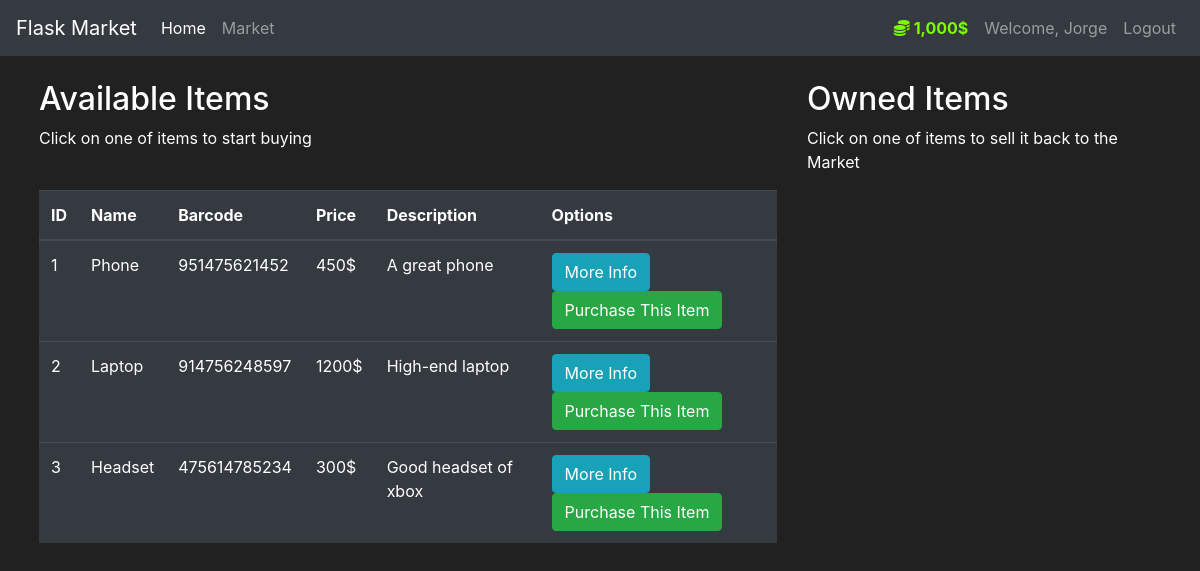
/market (signed in), run on an earlier commit of the app's database.
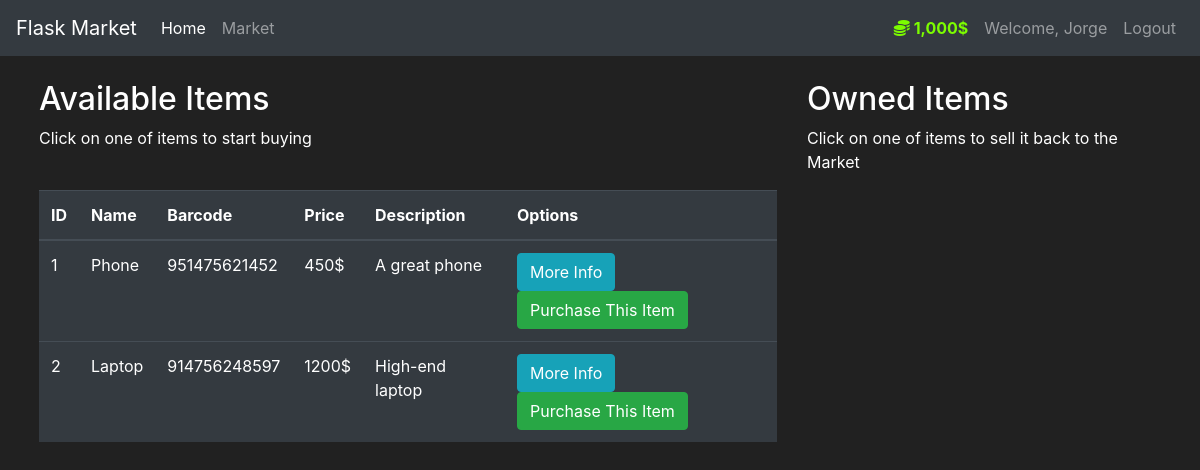
And on a later commit of the database.
### market/models.py (models this page shows, shortened)
class User(db.Model, UserMixin):
    id = db.Column(db.Integer(), primary_key=True)
    username = db.Column(db.String(length=30), nullable=False, unique=True)
    email = db.Column(db.String(length=50), nullable=False, unique=True)
    password_hash = db.Column(db.String(length=60), nullable=False)
    budget = db.Column(db.Integer(), nullable=False, default=1000)
    items = db.relationship("Item", backref='owned_user', lazy=True)
    @property
    def password(self):
        return self.password_hash
    @property
    def prettier_budget(self):
        if len(str(self.budget)) >= 4:
            return f"{str(self.budget)[:-3]},{str(self.budget)[-3:]}$"
        else:
            return f"{self.budget}$"

class Item(db.Model):
    id = db.Column(db.Integer(), primary_key=True)
    name = db.Column(db.String(length=100), nullable=False, unique=True)
    barcode = db.Column(db.String(length=12), nullable=False, unique=True)
    price = db.Column(db.Integer(), nullable=False)
    description = db.Column(db.String(length=1000), nullable=False, unique=True)
    owner = db.Column(db.Integer(), db.ForeignKey("user.id"))

### market/routes.py (the view)
@app.route('/market', methods=["GET", "POST"])
@login_required
def market_page():
    purchase_item_form = PurchaseItemForm()
    sell_item_form = SellItemForm()
    if request.method == "POST":
        p_item_name = request.form.get('purchased_item')
        p_item = Item.query.filter_by(name=p_item_name).first()
        if p_item:
            if current_user.can_purchase(p_item):
                p_item.assign_ownership(current_user)
                flash(f"Item Purchased Successfully!", category="success")
            else:
                flash(f"Budget too low!", category="danger")
        s_item_name = request.form.get('sold_item')
        s_item = Item.query.filter_by(name=s_item_name).first()
        if s_item:
            if current_user.can_sell(s_item):
                s_item.unassign_ownership(current_user)
                flash(f"Item Sold Successfully!", category="success")
            else:
                flash(f"You don't own this item!", category="danger")
        return redirect(url_for("market_page"))
    elif request.method == "GET":
        items = Item.query.all()
        owned_items = Item.query.filter_by(owner=current_user.id)
        return render_template("market.html", head_title="Market Page", items=items,
                               purchase_item_form=purchase_item_form,
                               sell_item_form=sell_item_form,
                               owned_items=owned_items)

### market/models.py (called while the page is built)
@login_manager.user_loader
def load_user(user_id):
    return User.query.get(int(user_id))

### market/templates/market.html (shortened to what this page needs)
{% extends "base.html" %}
{% block body %}
    <div class="row m-4">
        <div class="col-8" >
            <h2> Available Items</h2>
            <p> Click on one of items to start buying</p>
            <br>
            <table class="table table-hover table-dark">
                <thead>
                    <tr>
                        <th scope="col"> ID</th>
                        <th scope="col"> Name</th>
                        <th scope="col"> Barcode</th>
                        <th scope="col"> Price</th>
                        <th scope="col"> Description</th>
                        <th scope="col"> Options</th>
                    </tr>
                </thead>
                <tbody>
                    {% for item in items %}
                        {% if item.owner is none %}
                            <tr>
                                <td>{{ item.id }}</td>
                                <td>{{ item.name }}</td>
                                <td>{{ item.barcode }}</td>
                                <td>{{ item.price }}$</td>
                                <td>{{ item.description }}</td>
                                <td>
                                    <button class="btn btn-outline btn-info" data-toggle="modal" data-target="#Modal-MoreInfo-{{ item.id }}"> More Info </button>
                                    <button class="btn btn-outline btn-success" data-toggle="modal" data-target="#Modal-PurchaseConfirm-{{ item.id }}"> Purchase This Item </button>
                                </td>
                            </tr>
                        {% endif %}
                    {% endfor %}
                </tbody>
            </table>
        </div>
        <div class="col-4">
            <h2> Owned Items</h2>
            <p> Click on one of items to sell it back to the Market</p>
            <br>
        </div>
    </div>
{% endblock %}

### market/templates/base.html (shortened to what this page needs)
<!doctype html>
<html lang="en">
<head>
    <link rel="stylesheet" href="https://cdn.jsdelivr.net/npm/bootstrap@4.5.3/dist/css/bootstrap.min.css"
>
</head>
<body>
<nav class="navbar navbar-expand-md navbar-dark bg-dark">
    <a class="navbar-brand" href="#">Flask Market</a>
    <div class="collapse navbar-collapse" id="navbarNav">
        <ul class="navbar-nav mr-auto">
            <li class="nav-item active">
                <a class="nav-link" href="{{ url_for('home_page') }}">Home <span class="sr-only">(current)</span></a>
            </li>
            <li class="nav-item">
                <a class="nav-link" href="{{ url_for('market_page') }}">Market</a>
            </li>
        </ul>
        {% if current_user.is_authenticated %}
            <ul class="navbar-nav">
                <li class="nav-item">
                    <a class="nav-link" style="color: lawngreen; font-weight:bold;">
                        <i class="fas fa-coins"></i>
                        {{ current_user.prettier_budget }}
                    </a>
                </li>
                <li class="nav-item">
                    <a class="nav-link">Welcome, {{ current_user.username }}</a>
                </li>
                <li class="nav-item">
                    <a class="nav-link" href="{{ url_for('logout_page') }}">Logout</a>
                </li>
            </ul>
        {% endif %}
    </div>
</nav>
{% block body %}
{% endblock %}
</body>
</html>

### market/templates/base.html (style rules this page uses)
body { background-color: #212121; color: white; }

What changed in the data, as far as the page shows it:
no longer on this page (row edited): Item: id "3", name "Headset", barcode "475614785234", price "300", description "Good headset of xbox"
